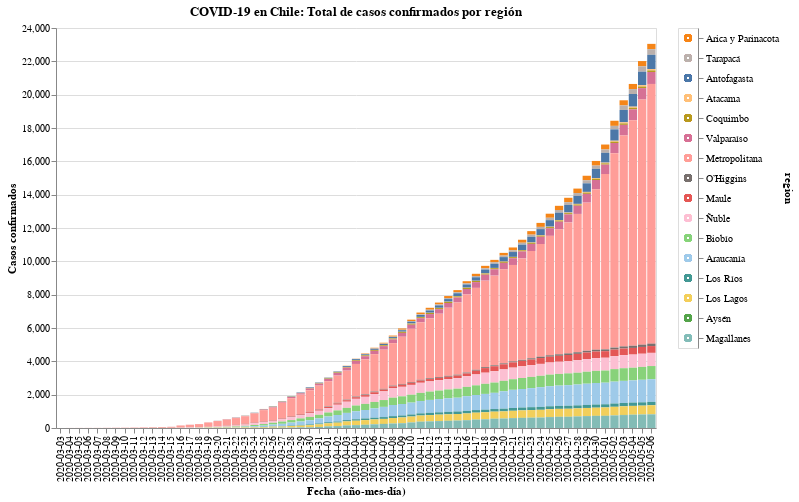

Notebook cell for this chart:
### Code cell
#hide_input
input_dropdown = alt.binding_select(options=data['region'].unique())
selection1 = alt.selection_single(fields=['region'], bind=input_dropdown, name=' ')
selection2 = alt.selection_multi(fields=['region'], on='mouseover')
color = alt.condition(selection1 | selection2,
                    alt.Color('region:N', scale=alt.Scale(scheme='tableau20'), legend=None),
                    alt.value('lightgray'))

chart = alt.Chart(data).mark_bar().encode(
    x=alt.X('date:O', axis=alt.Axis(title='Fecha (año-mes-día)')),
    y=alt.Y('casos', axis=alt.Axis(title='Casos confirmados')),
    color=color,
    tooltip=['date', 'region', 'casos'],
    order=alt.Order(
    # Sort the segments of the bars by this field
    'codigo region',
    sort='descending'
    )
).properties(
    title='COVID-19 en Chile: Total de casos confirmados por región'
).add_selection(
    selection1, selection2
).transform_filter(
    selection1
)

legend = alt.Chart(data).mark_point().encode(
    y=alt.Y('region:N', axis=alt.Axis(orient='right'), sort=regiones),
    color=color
).add_selection(
    selection1, selection2
)

chart.properties(width=600, height=400) | legend

### Figure 1 — Vega-Lite specification as saved in the notebook (floating-point values rounded to 4 significant figures; data arrays with more than 128 entries replaced by an {"elided": "..."} marker saying what was removed)
{"config": {"view": {"continuousWidth": 400, "continuousHeight": 300}}, "hconcat": [{"mark": "bar", "encoding": {"color": {"condition": {"type": "nominal", "field": "region", "legend": null, "scale": {"scheme": "tableau20"}, "selection": {"or": [" ", "selector001"]}}, "value": "lightgray"}, "order": {"type": "quantitative", "field": "codigo region", "sort": "descending"}, "tooltip": [{"type": "nominal", "field": "date"}, {"type": "nominal", "field": "region"}, {"type": "quantitative", "field": "casos"}], "x": {"type": "ordinal", "axis": {"title": "Fecha (año-mes-día)"}, "field": "date"}, "y": {"type": "quantitative", "axis": {"title": "Casos confirmados"}, "field": "casos"}}, "height": 400, "selection": {" ": {"type": "single", "fields": ["region"], "bind": {"input": "select", "options": ["Arica y Parinacota", "Tarapacá", "Antofagasta", "Atacama", "Coquimbo", "Valparaíso", "Metropolitana", "O’Higgins", "Maule", "Ñuble", "Biobío", "Araucanía", "Los Ríos", "Los Lagos", "Aysén", "Magallanes"]}}, "selector001": {"type": "multi", "fields": ["region"], "on": "mouseover"}}, "title": "COVID-19 en Chile: Total de casos confirmados por región", "transform": [{"filter": {"selection": " "}}], "width": 600}, {"mark": "point", "encoding": {"color": {"condition": {"type": "nominal", "field": "region", "legend": null, "scale": {"scheme": "tableau20"}, "selection": {"or": [" ", "selector001"]}}, "value": "lightgray"}, "y": {"type": "nominal", "axis": {"orient": "right"}, "field": "region", "sort": ["Arica y Parinacota", "Tarapacá", "Antofagasta", "Atacama", "Coquimbo", "Valparaíso", "Metropolitana", "O’Higgins", "Maule", "Ñuble", "Biobío", "Araucanía", "Los Ríos", "Los Lagos", "Aysén", "Magallanes"]}}, "selection": {" ": {"type": "single", "fields": ["region"], "bind": {"input": "select", "options": ["Arica y Parinacota", "Tarapacá", "Antofagasta", "Atacama", "Coquimbo", "Valparaíso", "Metropolitana", "O’Higgins", "Maule", "Ñuble", "Biobío", "Araucanía", "Los Ríos", "Los Lagos", "Aysén", "Magallanes"]}}, "selector001": {"type": "multi", "fields": ["region"], "on": "mouseover"}}}], "data": {"name": "data-e2f48adefad25cfea4d367c0dcdbae33"}, "$schema": "https://vega.github.io/schema/vega-lite/v4.8.1.json", "datasets": {"data-e2f48adefad25cfea4d367c0dcdbae33": {"elided": "1040 records"}}}
